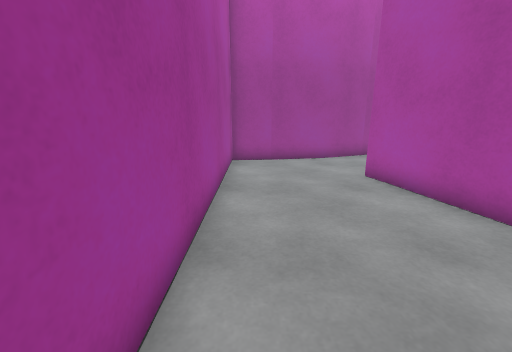
View 1 (above)

19 first-person views from a walk through a scene from a Unity 3-D project. The camera is 1.2 m above the floor, tilts 14° down and sees 90° across. The floor is counted in squares, 0.5 m on a side. Each view is taken from the middle of a square. On the plan, view 1 faces up. The plan holds only what a view shows up to about 17 squares ahead; the rest is blank. The place goes on beyond the plan. The player is left out.

View 2
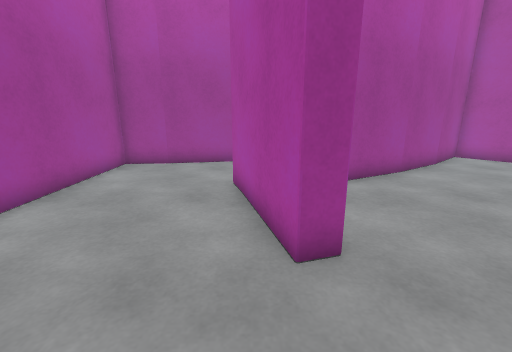

View 3
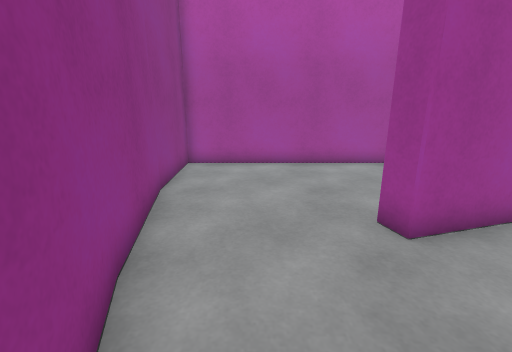

View 4
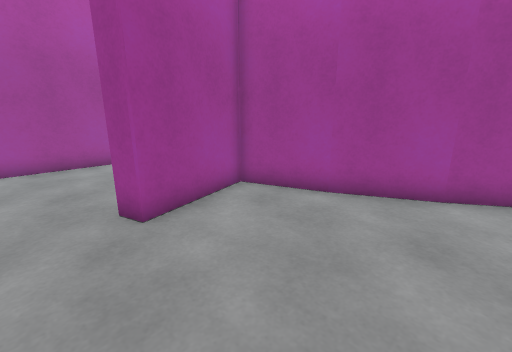

View 5
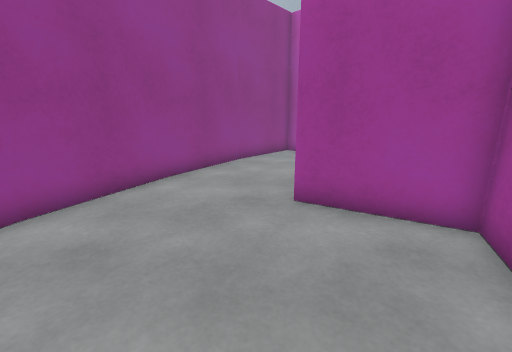

View 6
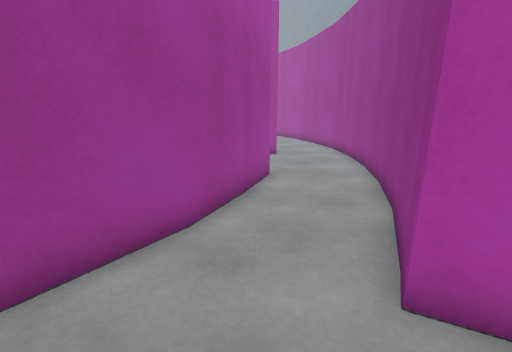

View 7
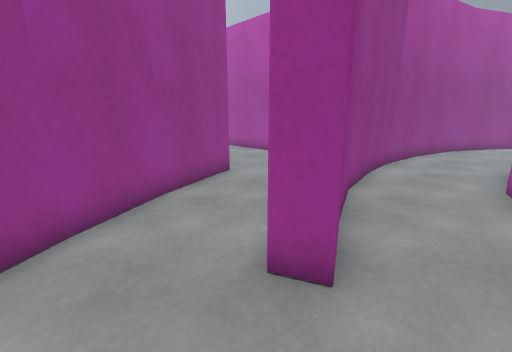

View 8
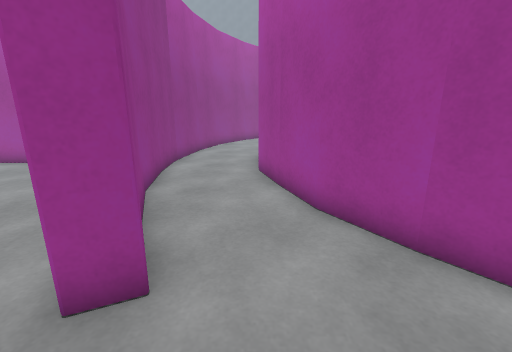

View 9
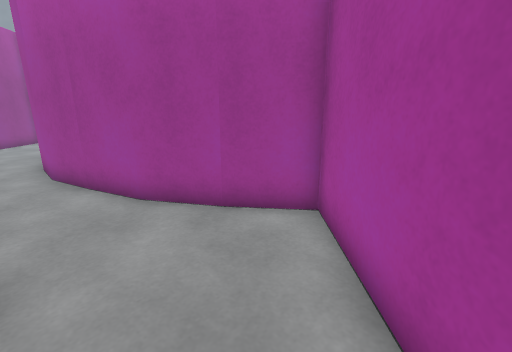

View 10
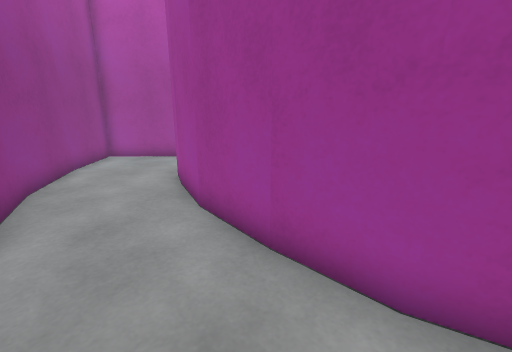

View 11
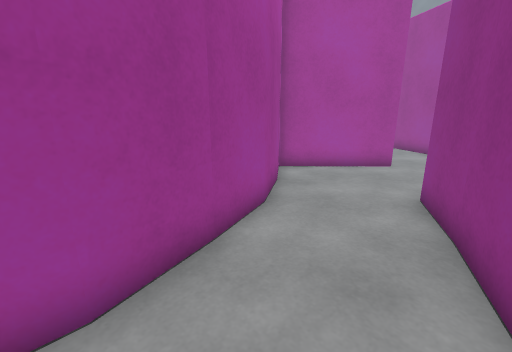

View 12
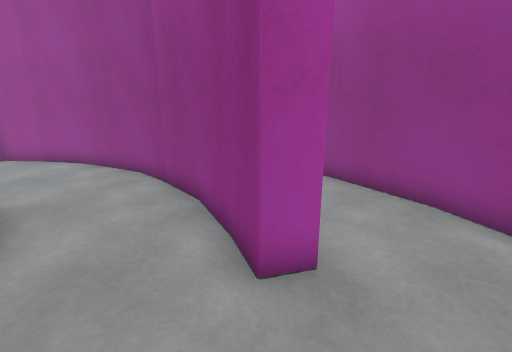

View 13
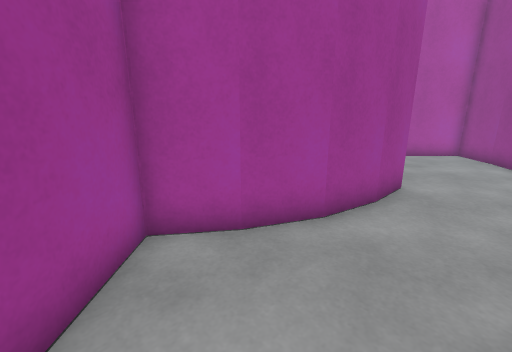

View 14
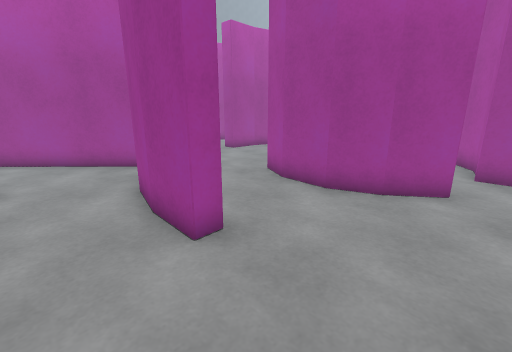

View 15
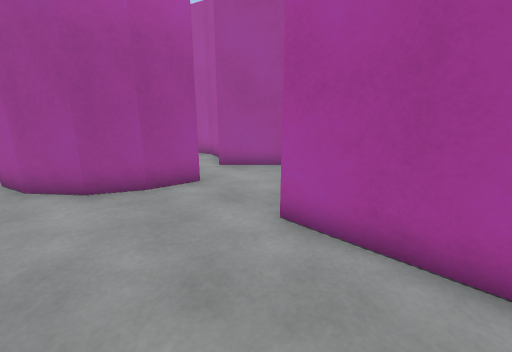

View 16
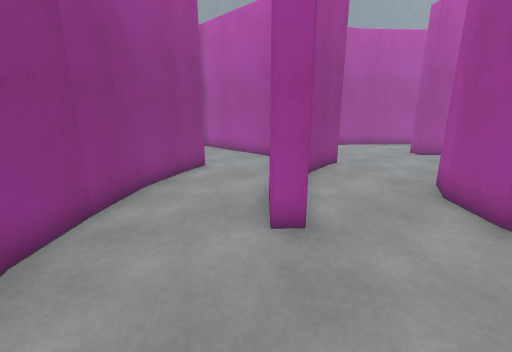

View 17
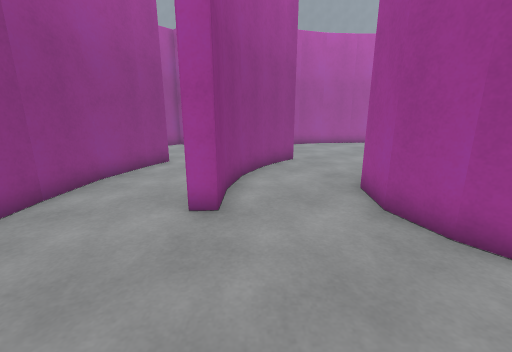

View 18
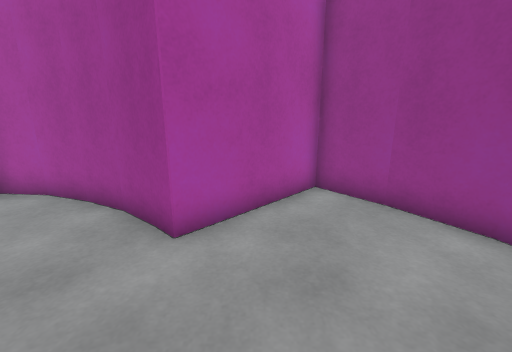

View 19
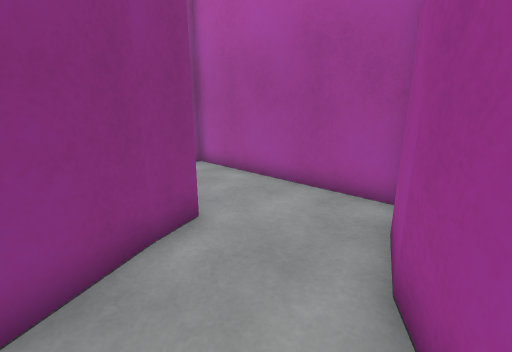

### Floor plan
Points are (right, up) in squares from view 1. A wall is a line through its corners. A room is listed if a view was taken in it or the views show most of it. See-through windows are left out.
Room 1 (views 1, 2, 6)
walls: (5.7, 4.7) (4.3, 9.6) (7.9, 10.9); (7.7, 10.8) (10.4, 12.2) (12.6, 13.6); (0.8, 13.1) (-1.2, 13) (-1.2, -1.3) (3.2, -1) (5.9, -0.4); (3.6, 13.6) (0.7, 13.1); (8.5, 15.5) (3.5, 13.6)
ways out: opening at (6, 2.5) to room 2; opening at (10.5, 15.5) to room 3
Room 2 (views 3, 4, 5)
walls: (8.3, 9.9) (5.4, 8.8) (6.5, 5) (5.7, 4.7); (7.6, -0.1) (12, 1.5); (5.9, -0.4) (7.8, 0); (11, 11.3) (8.2, 9.9); (12.5, 12.3) (10.9, 11.3)
ways out: opening at (6, 2.5) to room 1
Room 3 (views 7, 8, 9, 10, 11)
walls: (0.5, 18.1) (-1.9, 18.1); (5, 19.4) (0.3, 18.1); (0.6, 14.1) (3.4, 14.6) (8.1, 16.4) (8.5, 15.5); (-1.7, 18.1) (-4.5, 18.4); (7, 20.9) (4.8, 19.5); (-2.1, 13.9) (0.8, 14.1); (-4.4, 18.4) (-6.9, 19.2); (-5.6, 14.4) (-2, 14); (12.5, 18.7) (8.8, 22.3) (6.8, 20.8); (-6.8, 19.2) (-8.2, 19.8); (-8.9, 15.3) (-5.4, 14.4)
ways out: opening at (10.5, 15.5) to room 1; opening at (-8.3, 18) to room 4
Room 4 (views 12, 13)
walls: (-8.2, 19.8) (-7.7, 20.7) (-6.3, 20.1); (-6.4, 20.1) (-4.9, 19.6); (-12.1, 17.1) (-8.8, 15.3); (-4.8, 23.8) (-6.7, 24.7) (-8.2, 25.8) (-14.6, 19.4); (-14.5, 19) (-11.9, 17)
ways out: opening at (-8.3, 18) to room 3; opening at (-4, 22) to room 5
Room 5 (views 14, 15, 16, 17, 18, 19)
walls: (-2.9, 23.4) (-4.9, 23.8); (2, 29.9) (0.5, 28.8) (-1, 28.2) (-3, 28.4) (-4.5, 29.2); (-4.7, 24.5) (-2.9, 24.1) (-1, 24.1) (-1, 23.3) (-3, 23.4); (4.5, 20.3) (6.5, 21.7); (0.4, 19) (4.6, 20.4); (6.3, 21.5) (8.1, 23) (4.6, 26.5) (6, 28.3) (6.7, 29.7); (6.7, 29.6) (7, 30.5); (-4.2, 19.3) (-3.6, 19.3); (-4.1, 19.1) (0.5, 19.1); (-4.9, 19.6) (-4, 19.3)
ways out: opening at (-4, 22) to room 4; opening at (-4.3, 27)

Positions as (right, up) in squares from view 1, and headings:
1: (0, 0), facing up
2: (5, 1), facing up
3: (11, 2), facing left
4: (12, 3), facing up-left
5: (12, 9), facing down-left
6: (1, 9), facing up-right
7: (11, 18), facing down-left
8: (11, 18), facing left
9: (12, 17), facing up-left
10: (1, 15), facing up-left
11: (0, 15), facing up-right
12: (-10, 23), facing down-right
13: (-10, 21), facing up-right
14: (3, 21), facing up-left
15: (4, 21), facing up
16: (4, 23), facing left
17: (5, 25), facing left
18: (0, 25), facing right
19: (-2, 22), facing left
